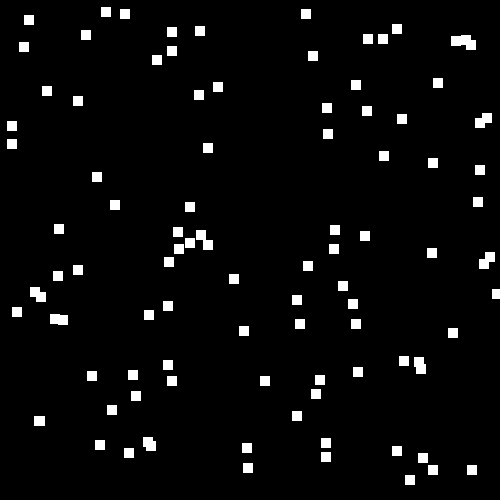
Frame 1 (no input)
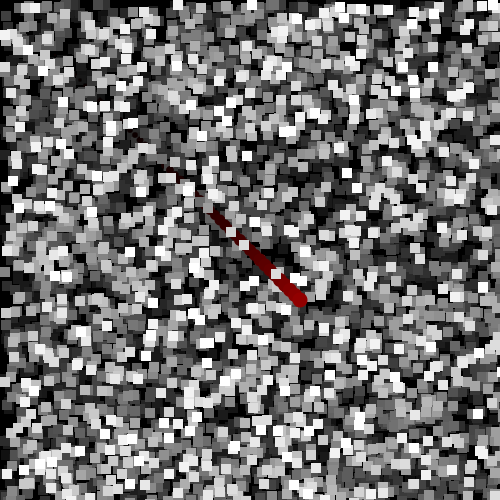
Frame 60 (the mouse pressed at the canvas centre just before this capture)
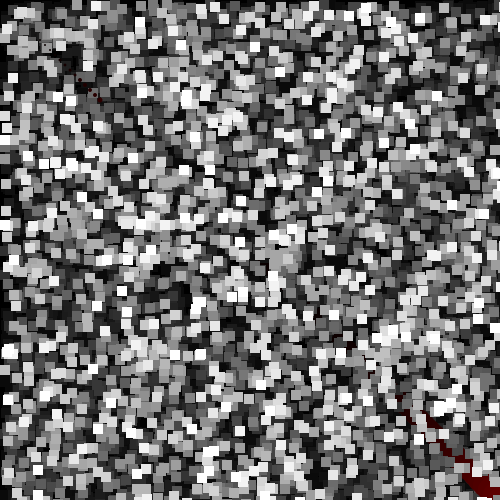
Frame 120 (the mouse held since frame 60 and released just before this capture)

The Processing sketch that drew these frames (run headless with seeded random() and noise(); from frame 60 on, the mouse is pressed at the canvas centre):

// Processing sketch: processing_70762
// ── processing_70762.pde

//squares
int dots = 100;
int [] x = new int[dots];
int [] y = new int [dots];

//meteor 
int circleXpos;
int circleYpos;
int xvel;
int yvel;
int circlewidth;

//color
int c;

void setup() {
  size (500, 500);
  noStroke();
  background(0);

  xvel = 5;
  yvel = 5;
  c = 0;
  circlewidth = 0;
}


void draw() {
  //make background gray for fade effect
  fill(0, 12);
  rect(0, 0, width, height);

  //squares
  fill(255);
  for (int i = 0; i < dots; i++) {
    x[i] = int (random(width));
    y[i] = int (random(height));
    rect (x[i], y[i], 10, 10);
  }
  //meteor
  fill(c, 0, 0);
  c= circleYpos/2;
  circleXpos = circleXpos + xvel;
  circleYpos = circleYpos + yvel;
  circlewidth = circleYpos/20;
  ellipse(circleXpos, circleYpos, circlewidth, circlewidth);

  if (circleXpos > width || circleYpos > height) {
    circleXpos = 0 + xvel;
    circleYpos = 0 + yvel;
  }
}
